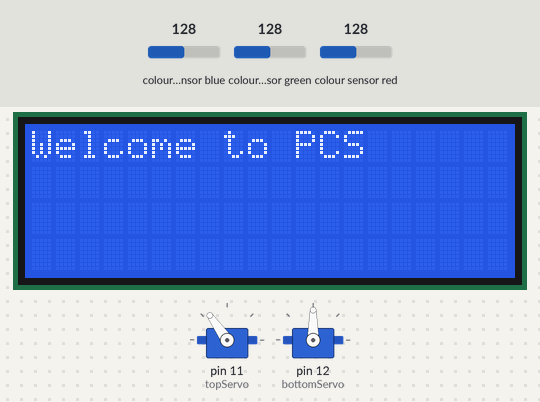
This sketch was run on a simulated Arduino Uno, built with avr-gcc and run on an emulated ATmega328P. On the bench: 2 × servo, 20×4 character LCD. Wiring (inferred from the names in the program): TCS3200 colour sensor: output pin 6; S2 pin 4; S3 pin 5; S0 pin 2; S1 pin 3. Inputs (shaded band) come from the test bench; at power-on: colour sensor blue 128, colour sensor green 128, colour sensor red 128. What the sketch prints to the serial monitor is not drawn.

Above: at 0.1 s.
At 0.8 s:
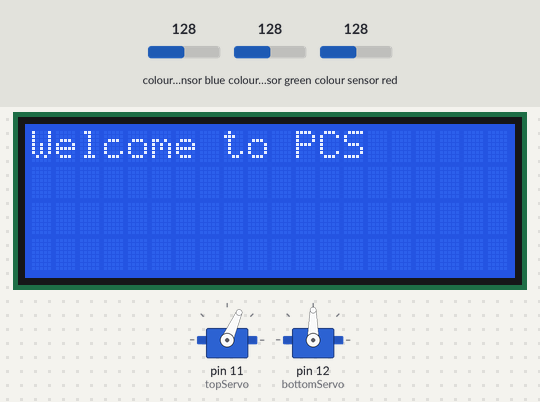
2.0 s: colour sensor blue set to 5
At 3.6 s:
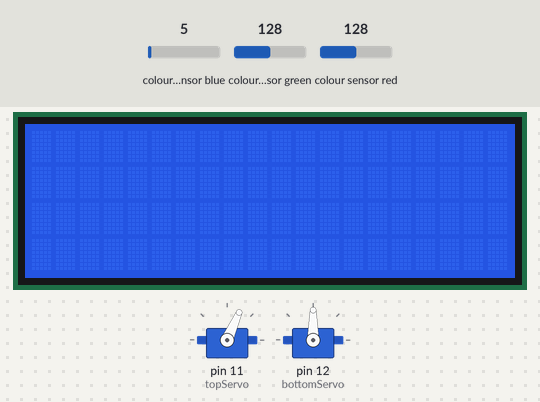
Timing chart, 0 to 11.0 s (numbered marks = the images above; inputs shaded):
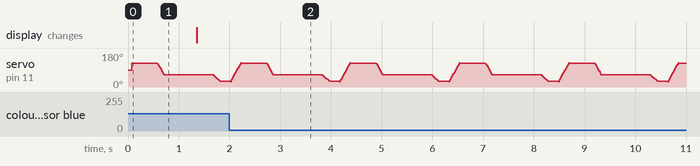

The sketch:

COLOUR_SORTER.ino
```cpp
/*Original Source Code By:  by Dejan Nedelkovski, www.HowToMechatronics.com
 * You can take inspiration from this website, like i did.
 Code Improvization & Contribution by: Ashley Alex Jacob (Pakistan)
 *Feel Free To use
 *Extended Features (LCD 16x2 i2c-> shows object count at runtime
 *Get more info at www.HowToMechatronics.com
 */
#include <LiquidCrystal_I2C.h>
#include <Servo.h>
#include <Wire.h>
LiquidCrystal_I2C lcd(0x27,20,4);  // set the LCD address to 0x27 for a 16 chars and 2 line display
#define S0 2
#define S1 3
#define S2 4
#define S3 5
#define sensorOut 6
Servo topServo;
Servo bottomServo;
int frequency = 0;
int color=0;
int red=0,green=0,yellow=0,purple=0,blue=0;
void setup() {
  pinMode(S0, OUTPUT);
  pinMode(S1, OUTPUT);
  pinMode(S2, OUTPUT);
  pinMode(S3, OUTPUT);
  pinMode(sensorOut, INPUT);
  // Setting frequency-scaling to 100% (You can adjust it according to your needs
  digitalWrite(S0, HIGH);
  digitalWrite(S1, HIGH);
  topServo.attach(11);
  bottomServo.attach(12);
  Serial.begin(9600);
  lcd.init();
  lcd.backlight();
  lcd.print("Welcome to PCS");
}
void loop() {

  topServo.write(125);
  delay(500);

  for(int i = 125; i > 65; i--) {
    topServo.write(i);
    delay(2);
  }
  delay(500);

  color = readColor();
  delay(10);
  switch (color) {
    case 1:
    lcd.print("Red Objects:");
    lcd.print(red);
    bottomServo.write(45);
    break;

    case 2:
    lcd.print("Green Objects:");
    lcd.print(green);
    bottomServo.write(90);
    break;

    case 3:
    lcd.print("Yellow Objects:");
    lcd.print(yellow);
    bottomServo.write(105);
    break;

    case 4:
    lcd.print("Purple Objects:");
    lcd.print(purple);
    bottomServo.write(135);
    break;

    case 5:
    lcd.print("Blue Objects:");
    lcd.print(blue);
    bottomServo.write(150);
    break;

    case 0:
    break;
  }
  delay(300);

  for(int i = 65; i > 29; i--) {
    topServo.write(i);
    delay(4);
  }
  delay(200);

  for(int i = 29; i < 135; i++) {
    topServo.write(i);
    delay(2);
  }
  color=0;
}
// Custom Function - readColor()
int readColor() {
  // SetTing red filtered photodiodes to be read
  digitalWrite(S2, LOW);
  digitalWrite(S3, LOW);
  // Reading the output frequency
  frequency = pulseIn(sensorOut, LOW);
  int R = frequency;
  // Printing the value on the serial monitor
  Serial.print("R= ");//printing name
  Serial.print(frequency);//printing RED color frequency
  Serial.print("  ");
  delay(50);
  // Setting Green filtered photodiodes to be read
  digitalWrite(S2, HIGH);
  digitalWrite(S3, HIGH);
  // Reading the output frequency
  frequency = pulseIn(sensorOut, LOW);
  int G = frequency;
  // Printing the value on the serial monitor
  Serial.print("G= ");//printing name
  Serial.print(frequency);//printing GREEN color frequency
  Serial.print("  ");
  delay(50);
  // Setting Blue filtered photodiodes to be read
  digitalWrite(S2, LOW);
  digitalWrite(S3, HIGH);
  // Reading the output frequency
  frequency = pulseIn(sensorOut, LOW);
  int B = frequency;
  // Printing the value on the serial monitor
  Serial.print("B= ");//printing name
  Serial.print(frequency);//printing RED color frequency
  Serial.println("  ");
  delay(50);
 if(R>25 & R<39 & G>40 & G<58 & B>30 &B<44){    ///This value should be change according to your reding please check serial monitor to know your reading.
    Serial.println("Red");
        color = 1; // Red
        red++;
  }

  else if(R>37 & R<48 & G>40 & G<52 & B>32 &B<42){
    Serial.println("Green");
    color = 2; // Green
    green++;
  }
   else if(R>19 & R<32 & G>30 & G<38 & B>30 &B<38){
    Serial.println("Yellow");
    color = 3; // Yellow
    yellow++;
  }

   else if(R>39 & R<46 & G>51 & G<58 & B>37 &B<43){
    Serial.println("Purple");
    color = 4; // Purple
    purple++;
  }
  else if(R>45 & R<52 & G>44 & G<51 & B>30 &B<37){
    Serial.println("Blue");
    color = 5; // Blue
    blue++;
  }

  lcd.clear();
  return color;
}
```
